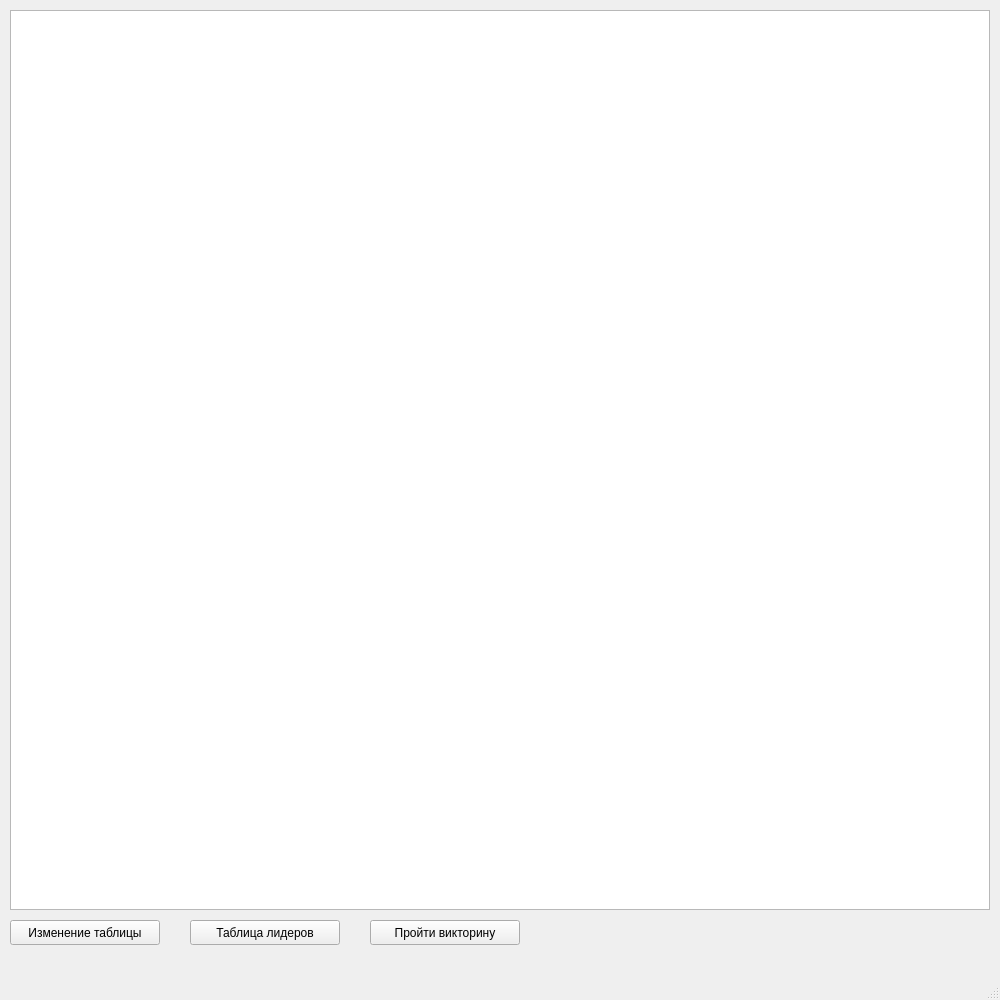
<?xml version="1.0" encoding="UTF-8"?>
<ui version="4.0">
 <class>MainWindow</class>
 <widget class="QMainWindow" name="MainWindow">
  <property name="geometry">
   <rect>
    <x>0</x>
    <y>0</y>
    <width>1000</width>
    <height>1000</height>
   </rect>
  </property>
  <property name="windowTitle">
   <string>MainWindow</string>
  </property>
  <widget class="QWidget" name="centralwidget">
   <widget class="QPushButton" name="pushButton_2">
    <property name="geometry">
     <rect>
      <x>190</x>
      <y>920</y>
      <width>150</width>
      <height>25</height>
     </rect>
    </property>
    <property name="text">
     <string>Таблица лидеров</string>
    </property>
   </widget>
   <widget class="QPushButton" name="pushButton_3">
    <property name="geometry">
     <rect>
      <x>370</x>
      <y>920</y>
      <width>150</width>
      <height>25</height>
     </rect>
    </property>
    <property name="text">
     <string>Пройти викторину</string>
    </property>
   </widget>
   <widget class="QPushButton" name="pushButton">
    <property name="geometry">
     <rect>
      <x>10</x>
      <y>920</y>
      <width>150</width>
      <height>25</height>
     </rect>
    </property>
    <property name="text">
     <string>Изменение таблицы</string>
    </property>
   </widget>
   <widget class="QListWidget" name="listWidget">
    <property name="geometry">
     <rect>
      <x>10</x>
      <y>10</y>
      <width>980</width>
      <height>900</height>
     </rect>
    </property>
   </widget>
  </widget>
  <widget class="QMenuBar" name="menubar">
   <property name="geometry">
    <rect>
     <x>0</x>
     <y>0</y>
     <width>1000</width>
     <height>21</height>
    </rect>
   </property>
  </widget>
  <widget class="QStatusBar" name="statusbar"/>
 </widget>
 <resources/>
 <connections/>
</ui>
